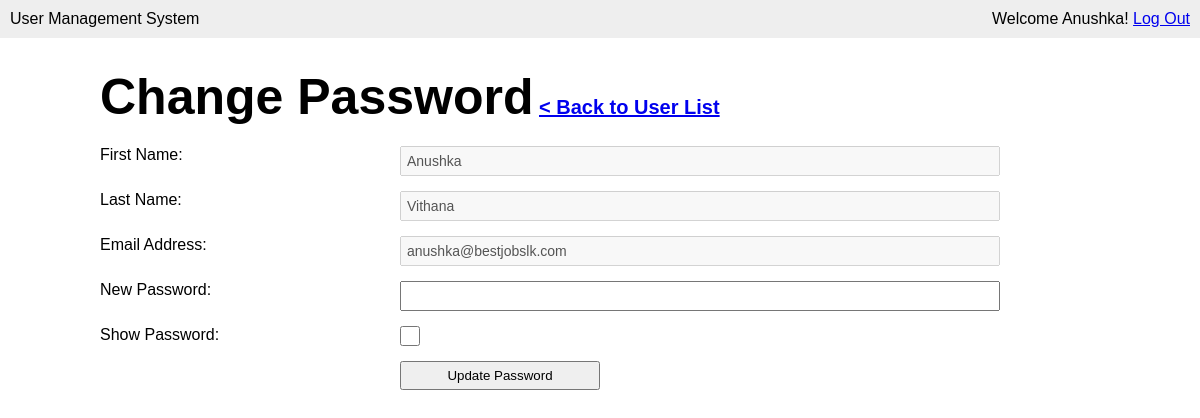
The page /change-password.php?user_id=1 (signed in) on the database its author committed.
### tables this page shows
CREATE TABLE `user` (
  `id` int(11) NOT NULL,
  `first_name` varchar(50) NOT NULL,
  `last_name` varchar(100) NOT NULL,
  `email` varchar(100) NOT NULL,
  `password` varchar(40) NOT NULL,
  `last_login` datetime NOT NULL,
  `is_deleted` tinyint(1) NOT NULL
);

### change-password.php (the view, shortened to what this page needs)
<?php require_once('inc/connection.php'); ?>
<?php
	$first_name = '';
	$last_name = '';
	$email = '';
	if (isset($_GET['user_id'])) {
		$user_id = mysqli_real_escape_string($connection, $_GET['user_id']);
		$query = "SELECT * FROM user WHERE id = {$user_id} LIMIT 1";
		$result_set = mysqli_query($connection, $query);
		if ($result_set) {
			if (mysqli_num_rows($result_set) == 1) {
				$result = mysqli_fetch_assoc($result_set);
				$first_name = $result['first_name'];
				$last_name = $result['last_name'];
				$email = $result['email'];
			} else {
				header('Location: users.php?err=user_not_found');
			}
		} else {
			header('Location: users.php?err=query_failed');
		}
	}
?>
<!DOCTYPE html>
<html lang="en">
<head>
	<link rel="stylesheet" href="css/main.css">
</head>
<body>
	<header>
		<div class="appname">User Management System</div>
		<div class="loggedin">Welcome <?php echo $_SESSION['first_name']; ?>! <a href="logout.php">Log Out</a></div>
	</header>
	<main>
		<h1>Change Password<span> <a href="users.php">< Back to User List</a></span></h1>
		<form action="change-password.php" method="post" class="userform">
			<p>
				<label for="">First Name:</label>
				<input type="text" name="first_name" <?php echo 'value="' . $first_name . '"'; ?> disabled>
			</p>
			<p>
				<label for="">Last Name:</label>
				<input type="text" name="last_name" <?php echo 'value="' . $last_name . '"'; ?> disabled>
			</p>
			<p>
				<label for="">Email Address:</label>
				<input type="text" name="email" <?php echo 'value="' . $email . '"'; ?> disabled>
			</p>
			<p>
				<label for="">New Password:</label>
				<input type="password" name="password" id="password">
			</p>
			<p>
				<label for="">Show Password:</label>
				<input type="checkbox" name="showpassword" id="showpassword" style="width:20px; height:20px;">
			</p>
			<p>
				<label for="">&nbsp;</label>
				<button type="submit" name="submit">Update Password</button>
			</p>
		</form>
	</main>
</body>
</html>

### css/main.css (style rules this page uses)
* { margin: 0; }
body { font-family: Arial, "Helvetica Neue", Helvetica, sans-serif; font-size: 16px; }
p { margin-bottom: 15px; }
input { display: block; width: 100%; padding: 5px; -webkit-box-sizing: border-box; -moz-box-sizing: border-box; box-sizing: border-box; font-size: 14px; }
button { width: 100%; padding: 5px; -webkit-box-sizing: border-box; -moz-box-sizing: border-box; box-sizing: border-box; }
header { background: #eee; overflow: auto; padding: 10px; }
header .appname { float: left; }
header .loggedin { float: right; }
main { width: 1000px; margin: 30px auto; }
main h1 { margin-bottom: 20px; font-size: 50px; }
main h1 span { font-size: 20px; }
form.userform label { width: 30%; float: left; }
form.userform input { width: 60%; }
form.userform button { width: 200px; }

### rows shown on the page
user: first_name "Anushka", last_name "Vithana", email "anushka@bestjobslk.com"

### other values the page prints
$_SESSION['first_name'] "Anushka"
